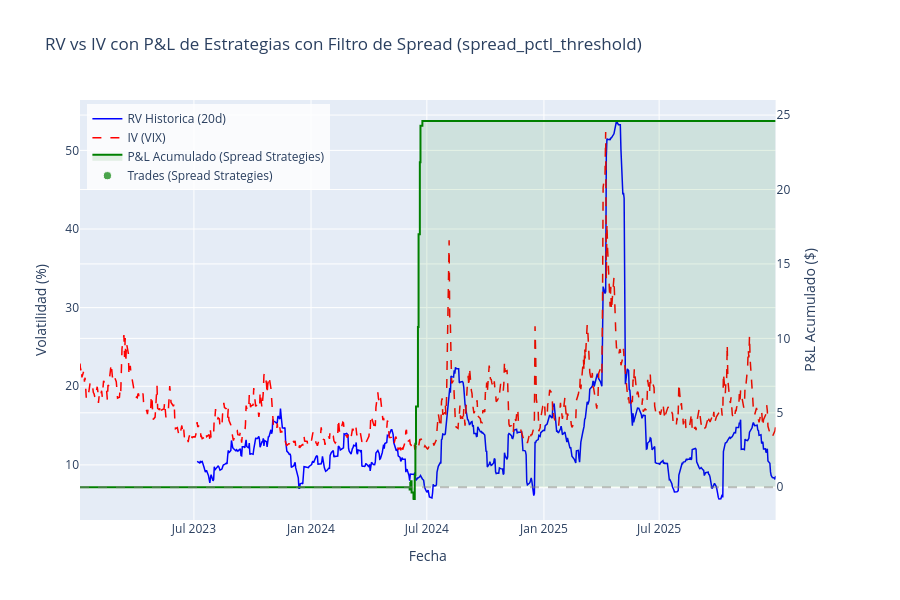

The cell this chart's notebook holds for it:
### Code cell
# Grafico: RV vs IV con P&L de estrategias con spread_pctl_threshold
from plotly.subplots import make_subplots

# Preparar datos de volatilidad
vol_data = comparison.dropna()

# Calcular P&L acumulado combinado de estrategias con spread
combined_pnl = pd.Series(dtype=float)
for name in spread_strategies:
    if name in backtest_results and backtest_results[name] is not None:
        if 'error' not in backtest_results[name].summary:
            pnl_series = backtest_results[name].cumulative_pnl_total
            if combined_pnl.empty:
                combined_pnl = pnl_series.copy()
            else:
                combined_pnl = combined_pnl.add(pnl_series, fill_value=0)

# Crear figura con eje secundario
fig = make_subplots(specs=[[{"secondary_y": True}]])

# Eje principal: IV y RV
fig.add_trace(
    go.Scatter(
        x=vol_data.index,
        y=vol_data['rv_historical'] * 100,
        mode='lines',
        name='RV Historica (20d)',
        line=dict(color='blue', width=1.5),
        hovertemplate='%{x}<br>RV: %{y:.1f}%<extra></extra>'
    ),
    secondary_y=False
)

fig.add_trace(
    go.Scatter(
        x=market_data.index,
        y=market_data['close_vix'] * 100,
        mode='lines',
        name='IV (VIX)',
        line=dict(color='red', width=1.5, dash='dash'),
        hovertemplate='%{x}<br>IV: %{y:.1f}%<extra></extra>'
    ),
    secondary_y=False
)

# Eje secundario: P&L acumulado (area sombreada)
if not combined_pnl.empty:
    fig.add_trace(
        go.Scatter(
            x=combined_pnl.index,
            y=combined_pnl.values,
            mode='lines',
            name='P&L Acumulado (Spread Strategies)',
            line=dict(color='green', width=2, shape='hv'),
            fill='tozeroy',
            fillcolor='rgba(0, 128, 0, 0.1)',
            hovertemplate='%{x}<br>P&L: $%{y:.2f}<extra></extra>'
        ),
        secondary_y=True
    )

# Scatter de trades individuales
if spread_trades:
    trade_dates = [t['entry_date'] for t in spread_trades]
    trade_pnls = [t['pnl'] for t in spread_trades]
    trade_colors = ['green' if p > 0 else 'red' for p in trade_pnls]
    trade_sizes = [max(8, min(25, abs(p) / 2 + 8)) for p in trade_pnls]
    
    # Posicion Y: usar IV en fecha de entrada para colocar el punto
    trade_y = [t['iv_entry'] for t in spread_trades]
    
    # Texto hover personalizado
    hover_texts = []
    for t in spread_trades:
        text = (
            f"<b>{t['strategy']}</b><br>"
            f"Entrada: {t['entry_date'].strftime('%Y-%m-%d')}<br>"
            f"Salida: {t['exit_date'].strftime('%Y-%m-%d') if t['exit_date'] else 'N/A'}<br>"
            f"P&L: ${t['pnl']:.2f}<br>"
            f"IV: {t['iv_entry']:.1f}% | RV: {t['rv_entry']:.1f}%<br>"
            f"Spread (IV-RV): {t['spread_diff']:.1f}%<br>"
            f"Spread Pctl: {t['spread_pctl']:.1f}%"
        )
        hover_texts.append(text)
    
    fig.add_trace(
        go.Scatter(
            x=trade_dates,
            y=trade_y,
            mode='markers',
            name='Trades (Spread Strategies)',
            marker=dict(
                color=trade_colors,
                size=trade_sizes,
                line=dict(color='white', width=1),
                symbol='circle'
            ),
            hovertemplate='%{hovertext}<extra></extra>',
            hovertext=hover_texts
        ),
        secondary_y=False
    )

# Configurar ejes
fig.update_xaxes(title_text='Fecha')
fig.update_yaxes(title_text='Volatilidad (%)', secondary_y=False)
fig.update_yaxes(title_text='P&L Acumulado ($)', secondary_y=True)

# Layout
fig.update_layout(
    title='RV vs IV con P&L de Estrategias con Filtro de Spread (spread_pctl_threshold)',
    height=600,
    hovermode='x unified',
    legend=dict(
        yanchor='top',
        y=0.99,
        xanchor='left',
        x=0.01,
        bgcolor='rgba(255,255,255,0.8)'
    )
)

# Linea de referencia en P&L = 0
fig.add_hline(y=0, line_dash='dash', line_color='gray', opacity=0.5, secondary_y=True)

fig.show()

### Figure 1 — Plotly figure (JSON) as saved in the notebook; plotly's stock layout.template omitted (floating-point values rounded to 4 significant figures; data arrays with more than 128 entries replaced by an {"elided": "..."} marker saying what was removed)
{"data": [{"hovertemplate": "%{x}<br>RV: %{y:.1f}%<extra></extra>", "line": {"color": "blue", "width": 1.5}, "mode": "lines", "name": "RV Historica (20d)", "type": "scatter", "x": {"elided": "626 str values"}, "xaxis": "x", "y": {"elided": "626 float values"}, "yaxis": "y"}, {"hovertemplate": "%{x}<br>IV: %{y:.1f}%<extra></extra>", "line": {"color": "red", "dash": "dash", "width": 1.5}, "mode": "lines", "name": "IV (VIX)", "type": "scatter", "x": {"elided": "752 str values"}, "xaxis": "x", "y": {"elided": "752 float values"}, "yaxis": "y"}, {"fill": "tozeroy", "fillcolor": "rgba(0, 128, 0, 0.1)", "hovertemplate": "%{x}<br>P&L: $%{y:.2f}<extra></extra>", "line": {"color": "green", "shape": "hv", "width": 2}, "mode": "lines", "name": "P&L Acumulado (Spread Strategies)", "type": "scatter", "x": {"elided": "752 str values"}, "xaxis": "x", "y": {"elided": "752 float values"}, "yaxis": "y2"}, {"hovertemplate": "%{hovertext}<extra></extra>", "hovertext": ["<b>filtros_garch</b><br>Entrada: 2024-06-03<br>Salida: 2024-06-24<br>P&L: $0.32<br>IV: nan% | RV: nan%<br>Spread (IV-RV): nan%<br>Spread Pctl: nan%"], "marker": {"color": ["green"], "line": {"color": "white", "width": 1}, "size": [8.162], "symbol": "circle"}, "mode": "markers", "name": "Trades (Spread Strategies)", "type": "scatter", "x": ["2024-06-03T00:00:00"], "xaxis": "x", "y": [null], "yaxis": "y"}], "layout": {"height": 600, "hovermode": "x unified", "legend": {"bgcolor": "rgba(255,255,255,0.8)", "x": 0.01, "xanchor": "left", "y": 0.99, "yanchor": "top"}, "shapes": [{"line": {"color": "gray", "dash": "dash"}, "opacity": 0.5, "type": "line", "x0": 0, "x1": 1, "xref": "x domain", "y0": 0, "y1": 0, "yref": "y2"}], "title": {"text": "RV vs IV con P&L de Estrategias con Filtro de Spread (spread_pctl_threshold)"}, "xaxis": {"anchor": "y", "domain": [0, 0.94], "title": {"text": "Fecha"}}, "yaxis": {"anchor": "x", "domain": [0, 1], "title": {"text": "Volatilidad (%)"}}, "yaxis2": {"anchor": "x", "overlaying": "y", "side": "right", "title": {"text": "P&L Acumulado ($)"}}}}
